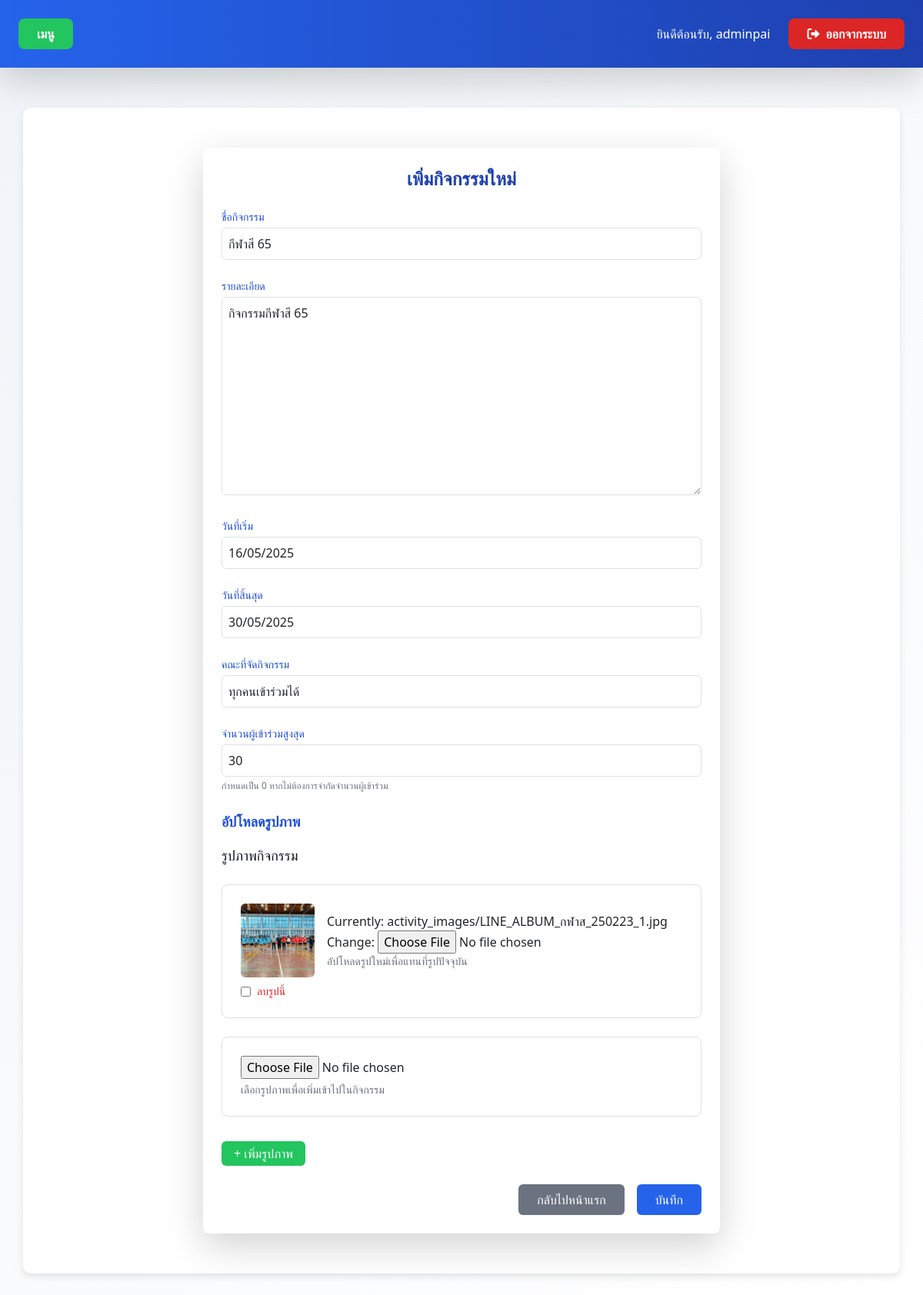
The app's page /activity/8/edit/ (signed in) with its own data.
### myapp/models.py (models this page shows, shortened)
class CustomUser(AbstractUser):
    USER_TYPE_CHOICES = (
        ('student', 'นักศึกษา'),
        ('teacher', 'อาจารย์'),
        ('admin', 'ผู้ดูแลระบบ'),
    )
    user_type = models.CharField(
        max_length=10,
        choices=USER_TYPE_CHOICES,
        default='student',
        verbose_name='ประเภทผู้ใช้'
    )
    student_id = models.CharField(
        max_length=20,
        unique=True,
        null=True,
        blank=True,
        verbose_name='รหัสนักศึกษา'
    )
    year = models.IntegerField(
        choices=[
            (1, 'ชั้นปีที่ 1'),
            (2, 'ชั้นปีที่ 2'),
            (3, 'ชั้นปีที่ 3'),
            (4, 'ชั้นปีที่ 4'),
        ],
        null=True,
        blank=True,
        verbose_name='ชั้นปี'
    )
    branch = models.CharField(
        max_length=255,
        choices=BRANCH_CHOICES,
        null=True,
        blank=True,
        verbose_name='สาขา'
    )
    groups = models.ManyToManyField(
        Group,
        related_name="customuser_groups",
        blank=True
    )
    user_permissions = models.ManyToManyField(
        Permission,
        related_name="customuser_permissions",
        blank=True
    )
    password_text = models.CharField(
        max_length=128,
        blank=True,
        null=True,
        verbose_name='รหัสผ่าน (ไม่เข้ารหัส)'
    )
    phone_number = models.CharField(
        max_length=10,
        null=True,
        blank=True,
        verbose_name="เบอร์โทรศัพท์"
    )
    class Meta:
        verbose_name = 'ผู้ใช้'
        verbose_name_plural = 'ผู้ใช้ทั้งหมด'

class Activity(models.Model):
    name = models.CharField(
        max_length=255,
        verbose_name='ชื่อกิจกรรม'
    )
    description = models.TextField(
        verbose_name='รายละเอียดกิจกรรม'
    )
    start_date = models.DateField(
        verbose_name='วันที่เริ่มจัดกิจกรรม',
        default=datetime.date.today
    )
    end_date = models.DateField(
        verbose_name='วันที่สิ้นสุดกิจกรรม',
        null=True,  # ยอมให้เป็น NULL
        blank=True  # สามารถทิ้งว่างได้ในฟอร์ม
    )
    created_by = models.ForeignKey(
        CustomUser,
        on_delete=models.CASCADE,
        verbose_name='ผู้สร้างกิจกรรม'
    )
    FACULTY_CHOICES = [
        ('all', 'ทุกคนเข้าร่วมได้'),
        ('CS', 'วิทยาการคอมพิวเตอร์'),
        ('CCS', 'วิทยาศาสตร์เครื่องสำอาง'),
        ('OHS', 'อาชีวอนามัยและความปลอดภัย'),
        ('EHS', 'อนามัยสิ่งแวดล้อมและสาธารณภัย'),
        ('MS', 'วิทยาศาสตร์การแพทย์'),
        ('GS', 'วิทยาศาสตร์ทั่วไป'),
        ('IT', 'เทคโนโลยีสารสนเทศ'),
        ('BIB', 'อุตสาหกรรมชีวภาพเพื่อธุรกิจ'),
        ('CYB', 'ความมั่นคงปลอดภัยไซเบอร์'),
    ]
    faculty = models.CharField(
        max_length=10,
        choices=FACULTY_CHOICES,
        default='all',
        verbose_name='คณะที่จัดกิจกรรม'
    )
    max_participants = models.IntegerField(
        default=0,  # เปลี่ยนจาก 30 เป็น 0 ซึ่งหมายถึงไม่จำกัด
        verbose_name='จำนวนผู้เข้าร่วมสูงสุด',
        help_text='กำหนดเป็น 0 หากไม่ต้องการจำกัดจำนวนผู้เข้าร่วม'
    )
    class Meta:
        verbose_name = 'กิจกรรม'
        verbose_name_plural = 'กิจกรรมทั้งหมด'

class ActivityImage(models.Model):
    activity = models.ForeignKey(
        'Activity',  # ใช้ 'Activity' ในการอ้างอิงโมเดล Activity
        on_delete=models.CASCADE,
        related_name='images',  # ใช้ related_name เพื่อเข้าถึงรูปภาพของกิจกรรมได้ง่าย
        verbose_name='กิจกรรม'  # กิจกรรมที่มีรูปภาพ
    )
    image = models.ImageField(
        upload_to='activity_images/',
        verbose_name='รูปภาพ'  # อัปโหลดไปที่โฟลเดอร์ activity_images/
    )
    class Meta:
        verbose_name = 'รูปภาพกิจกรรม'
        verbose_name_plural = 'รูปภาพทั้งหมด'

### myapp/views.py (the view)
# urls.py: path('activity/<int:activity_id>/edit/', views.edit_activity, name='edit_activity'),  # เพิ่มเส้นทางนี้สำหรับแก้ไขกิจกรรม
@login_required
@user_passes_test(is_admin)
def edit_activity(request, activity_id):
    activity = get_object_or_404(Activity, id=activity_id)
    ImageFormSet = inlineformset_factory(
        Activity,
        ActivityImage,
        fields=('image',),
        extra=1,
        can_delete=True
    )
    if request.method == 'POST':
        activity_form = ActivityForm(request.POST, instance=activity)
        formset = ImageFormSet(request.POST, request.FILES, instance=activity)
        if activity_form.is_valid() and formset.is_valid():
            activity = activity_form.save()
            formset.save()
            messages.success(request, 'แก้ไขกิจกรรมเรียบร้อยแล้ว')
            return redirect('activity_info', activity_id=activity.id)
        else:
            print("ฟอร์มไม่ถูกต้อง:", activity_form.errors, formset.errors)
    else:
        activity_form = ActivityForm(instance=activity)
        formset = ImageFormSet(instance=activity)
    context = {
        'activity_form': activity_form,
        'formset': formset,
        'activity': activity,
        'is_edit': True
    }
    return render(request, 'add_activity.html', context)

### myapp/forms.py
class ActivityForm(forms.ModelForm):
    class Meta:
        model = Activity
        fields = ['name', 'description', 'start_date', 'end_date', 'faculty', 'max_participants']
        widgets = {
            'start_date': AdminDateWidget(),
            'end_date': AdminDateWidget(),
            'faculty': forms.Select(attrs={'class': 'form-control'}),
            'max_participants': forms.NumberInput(attrs={'class': 'form-control', 'min': '0', 'placeholder': 'กำหนด 0 หากไม่จำกัดจำนวน'}),
        }
        labels = {
            'name': 'ชื่อกิจกรรม',
            'description': 'รายละเอียด',
            'start_date': 'วันที่เริ่ม',
            'end_date': 'วันที่สิ้นสุด',
            'faculty': 'คณะที่จัดกิจกรรม',
            'max_participants': 'จำนวนผู้เข้าร่วมสูงสุด',
        }
    def __init__(self, *args, **kwargs):
        super().__init__(*args, **kwargs)
        if self.instance.pk:
            self.fields['description'].required = False

### myapp/views.py (called while the page is built)
def is_admin(user):
    return user.is_superuser or user.is_staff

### templates/add_activity.html (shortened to what this page needs)
{% extends "base.html" %}
{% load static %}
{% load widget_tweaks %}
{% block content %}
<div class="bg-white p-6 rounded-lg shadow-lg w-full max-w-2xl mx-auto my-8">
    <h1 class="text-2xl font-bold text-blue-800 mb-6 text-center">เพิ่มกิจกรรมใหม่</h1>
    <form method="post" enctype="multipart/form-data" class="space-y-6">
        <div class="space-y-4">
            {% for field in activity_form %}
                <div class="mb-4">
                    <label for="{{ field.id_for_label }}" class="block text-sm font-medium text-blue-700 mb-1">{{ field.label }}</label>
                    <div>
                        {{ field|add_class:"w-full p-2 border border-blue-300 rounded-md focus:ring-blue-500 focus:border-blue-500" }}
                        {% if field.help_text %}
                            <p class="text-gray-500 text-xs mt-1">{{ field.help_text }}</p>
                        {% endif %}
                    </div>
                </div>
            {% endfor %}
        </div>
        <div class="space-y-4" id="image-upload-section">
            <h2 class="text-lg font-semibold text-blue-700">อัปโหลดรูปภาพ</h2>
            <h3 class="text-lg font-medium text-gray-900 mb-4">รูปภาพกิจกรรม</h3>
            {% for form in formset.forms %}
                <div class="mb-4 p-4 border rounded-lg">
                    {% if form.instance.pk %}
                        <div class="flex items-center mb-2">
                            <img src="{{ form.instance.image.url }}" class="w-24 h-24 object-cover rounded" alt="Activity Image">
                            <div class="ml-4 flex-grow">
                                {{ form.image }}
                                <p class="text-sm text-gray-500">อัปโหลดรูปใหม่เพื่อแทนที่รูปปัจจุบัน</p>
                            </div>
                        </div>
                        <div class="flex items-center">
                            {{ form.DELETE }}
                            <label for="{{ form.DELETE.id_for_label }}" class="ml-2 text-sm text-red-600">
                                ลบรูปนี้
                            </label>
                        </div>
                    {% else %}
                        <div>
                            {{ form.image }}
                            <p class="text-sm text-gray-500 mt-1">เลือกรูปภาพเพื่อเพิ่มเข้าไปในกิจกรรม</p>
                        </div>
                    {% endif %}
                </div>
            {% endfor %}
            <button type="button" id="add-more-images" class="mt-2 px-3 py-1 bg-green-500 text-white rounded hover:bg-green-600">
                + เพิ่มรูปภาพ
            </button>
        </div>
        <div class="flex justify-end space-x-4 mt-6">
            <a href="{% url 'home' %}" class="px-4 py-2 bg-gray-500 text-white rounded-md hover:bg-gray-600 transition">กลับไปหน้าแรก</a>
            <button type="submit" class="px-4 py-2 bg-blue-600 text-white rounded-md hover:bg-blue-700 transition">บันทึก</button>
        </div>
    </form>
</div>
{% endblock %}

### templates/base.html (shortened to what this page needs)
{% load static %}
<!DOCTYPE html>
<html lang="th">
<head>
  <link rel="stylesheet" href="{% static 'css/style.css' %}">
  <link rel="stylesheet" href="https://cdn.jsdelivr.net/npm/bootstrap@5.3.0/dist/css/bootstrap.min.css">
  <link rel="stylesheet" href="https://cdnjs.cloudflare.com/ajax/libs/font-awesome/6.0.0/css/all.min.css">
  <script src="https://cdn.tailwindcss.com"></script>
</head>
<body>
  <nav class="fixed top-0 left-0 w-full bg-gradient-to-r from-blue-600 to-blue-800 text-white p-4 shadow-lg z-50 flex justify-between items-center">
    <div class="flex-1">
        {% if user.is_authenticated %}
            <div class="base-menu-container">
                <button class="base-menu bg-green-500 hover:bg-green-600 text-white font-bold py-2 px-4 rounded-lg focus:outline-none focus:ring-2 focus:ring-green-400" id="menuButton">เมนู</button>
            </div>
        {% endif %}
    </div>
    <div class="flex items-center gap-4">
        {% if user.is_authenticated %}
            <span class="text-white font-medium">ยินดีต้อนรับ, {{ user.username }}</span>
            <form method="post" action="{% url 'logout' %}" class="inline">
                <button type="submit" class="bg-red-600 hover:bg-red-700 text-white font-semibold py-2 px-4 rounded-lg transition duration-200">
                    <i class="fas fa-sign-out-alt mr-2"></i>ออกจากระบบ
                </button>
            </form>
        {% endif %}
    </div>
</nav>
  <div class="base-container">
    {% block content %}
    {% endblock %}
  </div>
</body>
</html>

### templates/base.html (style rules this page uses)
body { margin: 0; padding-top: 60px; min-height: 100vh; background: linear-gradient(135deg, #f0f4f8, #ffffff); overflow-x: hidden; position: relative; }
.base-container { position: relative; z-index: 10; max-width: 1400px; width: 95%; margin: 80px auto 30px; padding: 20px; background: white; box-shadow: 0px 4px 10px rgba(0, 0, 0, 0.1); border-radius: 10px; }
.base-menu { display: inline-flex; align-items: center; padding: 0.5rem 1rem; background-color: #22c55e; color: white; font-weight: 600; border-radius: 0.5rem; transition: all 0.2s; }

### records on screen
CustomUser: username "adminpai"
Activity: activity_form "กีฬาสี 65" "กิจกรรมกีฬาสี 65" "16/05/2025" "30/05/2025" "ทุกคนเข้าร่วมได้" "30"
ActivityImage: instance.image (picture)

### other values on screen
{{ field.label }} "ชื่อกิจกรรม" "รายละเอียด" "วันที่เริ่ม" "วันที่สิ้นสุด" "คณะที่จัดกิจกรรม" "จำนวนผู้เข้าร่วมสูงสุด"
{{ field.help_text }} "กำหนดเป็น 0 หากไม่ต้องการจำกัดจำนวนผู้เข้าร่วม"
